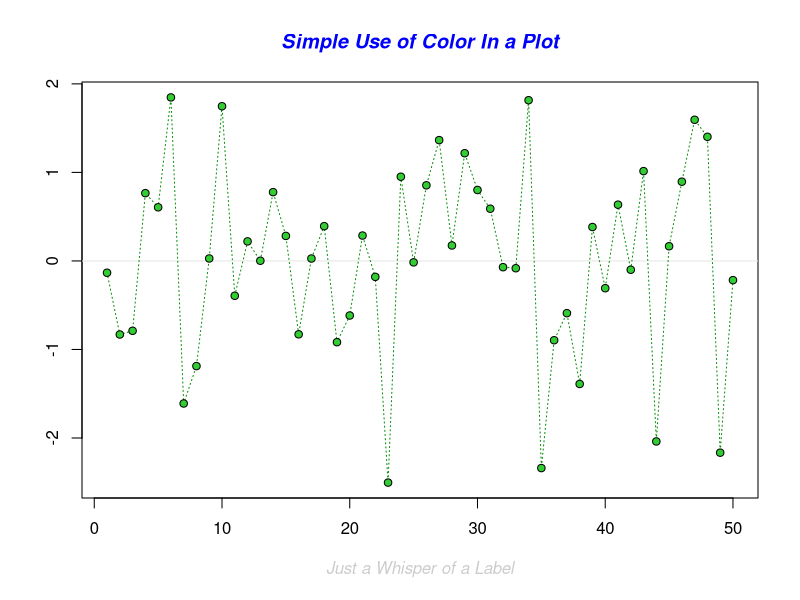
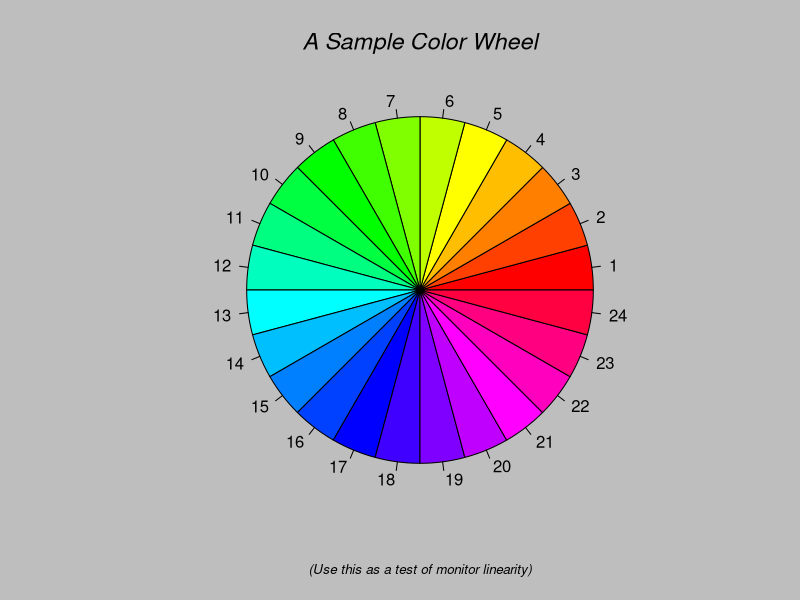
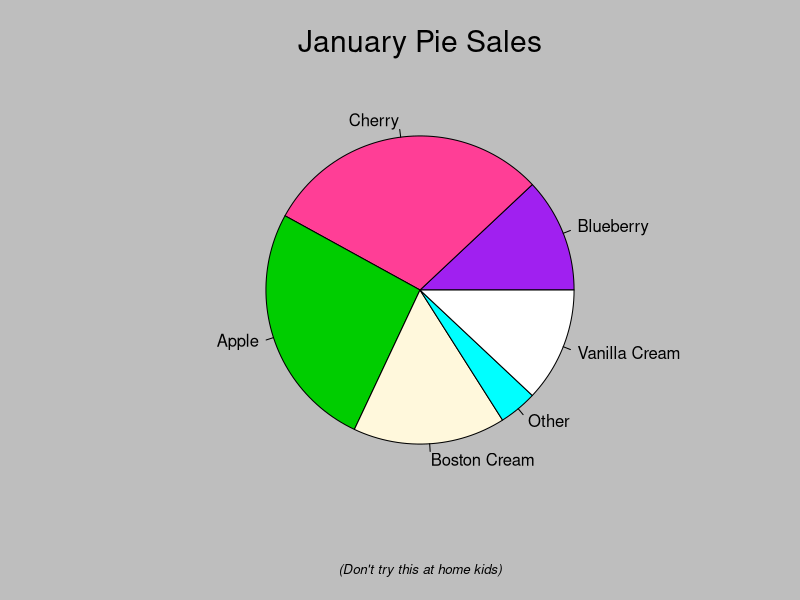
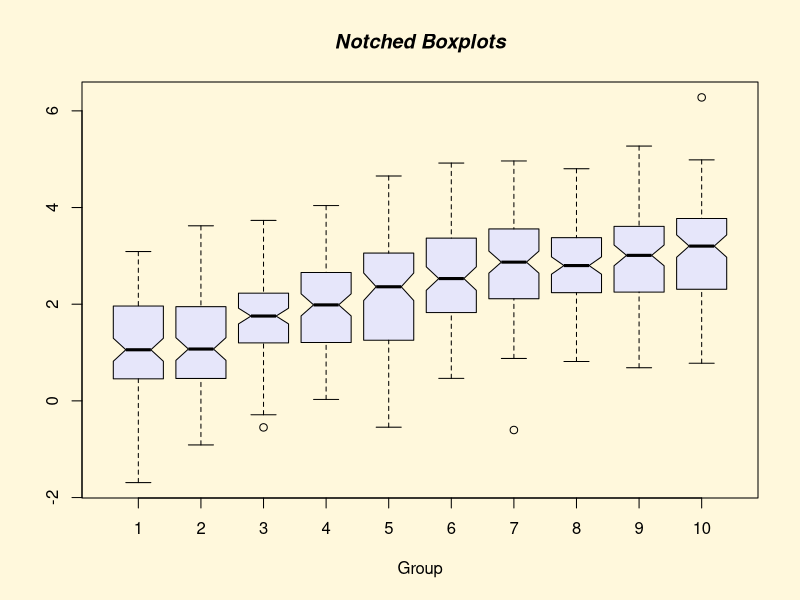
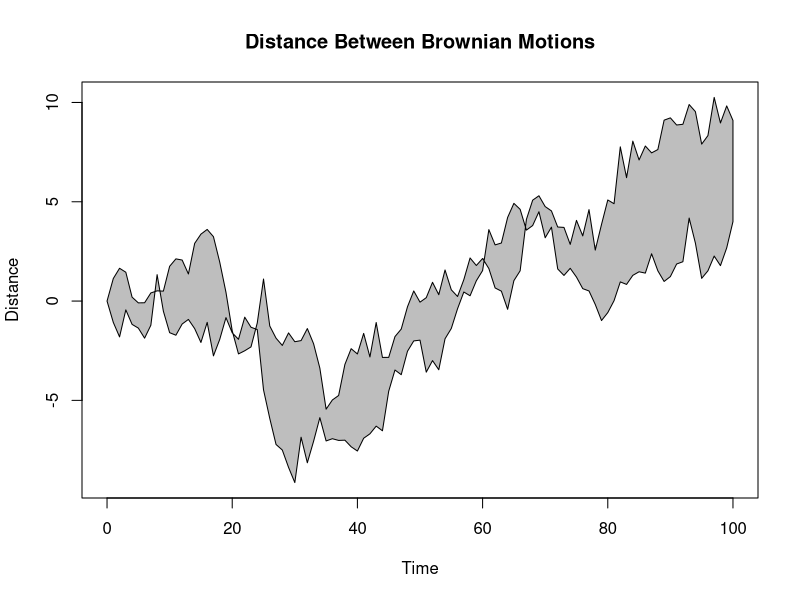
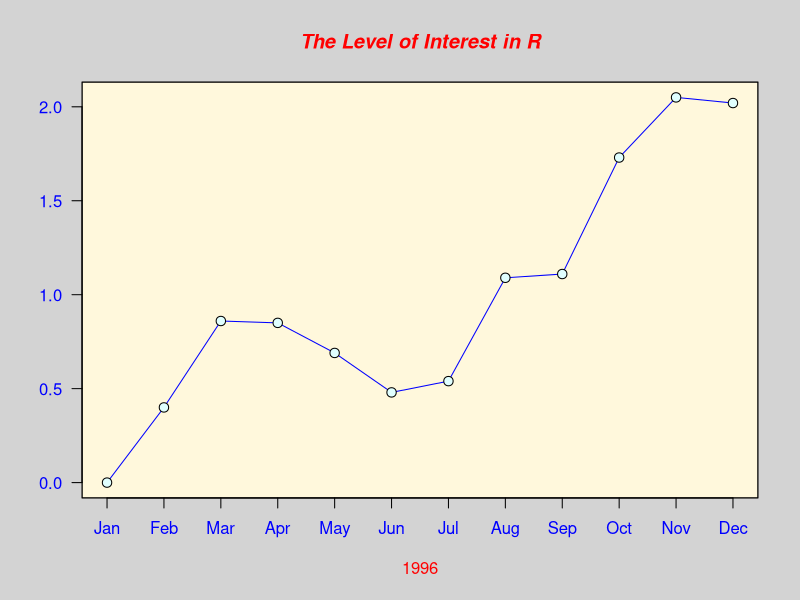
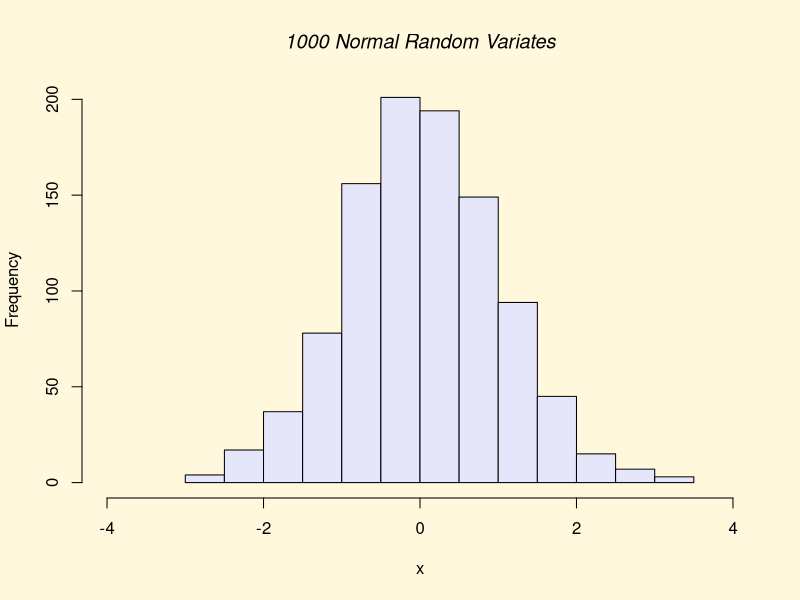
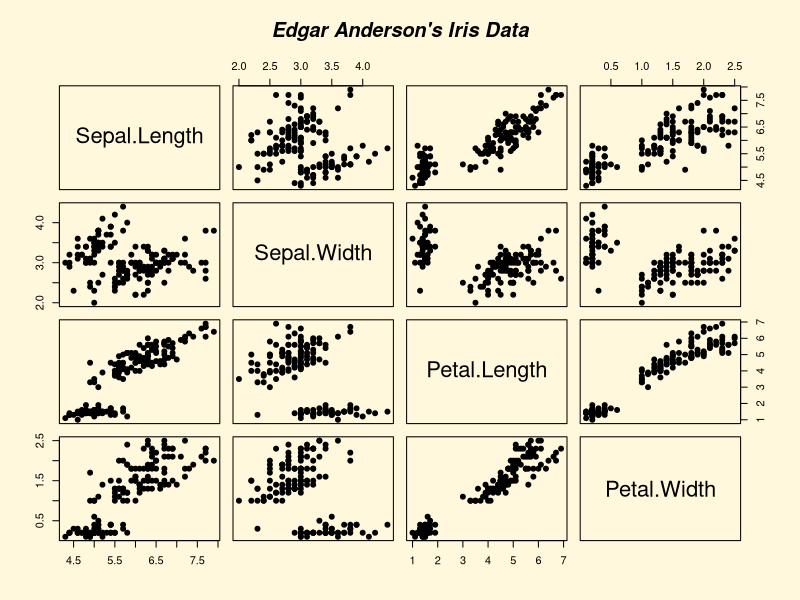

R code for these plots, in order: (Note: this script raises an error after producing the figures.)
expanded_path <- path.expand('-')
install.packages('mice')

# import the libraries ---------------------------------------------------------
library(mice)
library(tidyverse)
library(data.table)
library(tidyverse)
library(dplyr)
library(ggplot2)
library(readr)
library(ggplot2)


# import the libraries ---------------------------------------------------------
expanded_path


demo()

demo(graphics)



# getting working directory ----------------------------------------------
wkdir <- getwd()



# setting working directory
setwd('F:/R programming/data cleaning/ug colleges')


getwd()


dir()

dir(pattern = '.txt')       

dir(pattern = '.R')   

file.exists('bamudb.R')

newdirPath <- 'createdbycode'

if ( file.exists(wkdir)) dir.create(newdirPath)

dir(pattern = 'create')

# creating a file
file.create('learning.R')

# getting working directory ----------------------------------------------


ggplot(data=diamonds,aes(x=price))+
  geom_histogram()



ggplot(data=diamonds,aes(x=price))+
  geom_histogram(fill='green',col='orange')


ggplot(diamonds,aes(x=price))+
  geom_bar()


ggplot(data = diamonds,aes(x=cut,fill = cut))+
  geo_bar()



view(diamonds)


ggplot(data = diamonds,aes(x=carat,y=price,col=cut))+
  geom_point()



ggplot(data=diamonds,aes(x=clarity,y=carat)) +
  geom_boxplot()


ggplot(data=diamonds,aes(x=clarity,y=carat,fill=cut))+
  geom_boxplot()




clean$data <- diamonds[!duplicated(data),]

view(clean)

view(clean$data)


#=================================================================

# remove duplicates 
duplicate <- bamudb$PROGRAMME.NAME
cleandata <- duplicate[!duplicated(duplicate)]
view(cleandata)



# Explore how duplicated() flags dulicate rows 

# Experiment with growing variables to identify duplicates in specific columns 

#=================================================================

# Handle Missing DAta


df <- data.frame(bamudb)

duplicates <- df[duplicated(df$PROGRAMME.NAME),]

duplicates <- bamudb[duplicated(bamudb),]

View(duplicates)

#=================================================================



# Find the column number for "Age"

column_number <- which(colnames(bamudb) == "NAME.OF.THE.APPLICANT")

column_number


View(head(bamudb))



# View basic structure
dim(bamudb) # Check dimensions (rows and columns)
str(bamudb) # View structure of the dataset




colnames(bamudb)



# N======================= SEarch Name from a table =====================
partial_name <- "pranav"
result <- bamudb[grepl(partial_name, data$NAME.OF.THE.APPLICANT, ignore.case = TRUE), ]
result
View(result)

# N======================= SEarch Name from a table =====================

#................ get the missing cOlumns and missing counts 

sum(is.na(bamudb))        # Total missing values
colSums(is.na(bamudb))    # Missing values per column
View(length(colSums(is.na(bamudb))))


# N===================================== =================================
# ----------- remove those columns where all the values are NA ----------------

# Remove columns where all values are NA
View(colSums(is.na(bamudb)))

data_cleaned <- bamudb[, colSums(!is.na(bamudb)) == 18736]

# Print the result
print(data_cleaned)
View(data_cleaned)
summary(data_cleaned)
View(summary(data_cleaned))
nrow(data_cleaned)
ncol(data_cleaned)

### NOW CAN SEE THE THERE ARE ONLY 152 COLS ARE THER REMOVED UNWANTED REST OF THE COLUMNS 
# ............. EARLIER WE HAD 815 COLUMNS 

# N===================================== =====================



vari <- aggregate(Scores ~ Gender, data = bamudb, FUN = mean)


table(bamudb$GENDER)


programmes <- table(bamudb$PROGRAMME.NAME)
View(table(bamudb$PROGRAMME.NAME))

programmes <- data.frame(programmes)

View(arrange(desc(programmes)))


# N===================================== =====================

# ------------ working with mice package -----------------------


imputed_data <- mice(bamudb, method = "doct")

### learn it later
#!!!!!!!!!!!!!!!!!!!! Understand imputation models (predictive mean matching, logistic regression).!!!




# N===================================== =====================
# N===================================== =====================
# N===================================== =====================


### 


# 1.	Create a vector of the first 10 even numbers.

even_numbers <- seq(2, 20, by = 2)
print(even_numbers)
      



#2.	Find the sum and mean of these numbers.

sum_even <- sum(even_numbers)
mean_even <- mean(even_numbers)

print(sum_even)
print(mean_even)




#1.	Create a list that stores a person’s name, age, and favorite colors (as a vector).

person <- list(
  name = 'johan',
  age = 23,
  favorateColor = c('red','blue','green','yellow','black')
)
person

person$favorateColor

